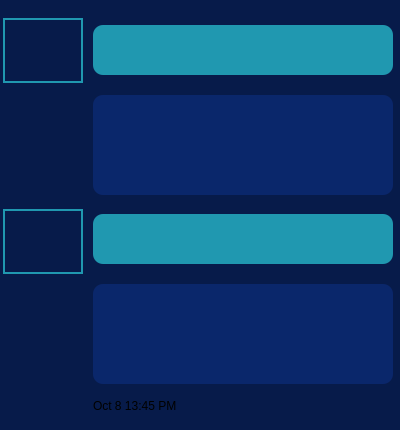
<?xml version="1.0" encoding="UTF-8"?>
<ui version="4.0">
 <class>MainWindow</class>
 <widget class="QMainWindow" name="MainWindow">
  <property name="enabled">
   <bool>true</bool>
  </property>
  <property name="geometry">
   <rect>
    <x>0</x>
    <y>0</y>
    <width>400</width>
    <height>430</height>
   </rect>
  </property>
  <property name="sizePolicy">
   <sizepolicy hsizetype="Fixed" vsizetype="Fixed">
    <horstretch>0</horstretch>
    <verstretch>0</verstretch>
   </sizepolicy>
  </property>
  <property name="minimumSize">
   <size>
    <width>400</width>
    <height>430</height>
   </size>
  </property>
  <property name="maximumSize">
   <size>
    <width>400</width>
    <height>430</height>
   </size>
  </property>
  <property name="focusPolicy">
   <enum>Qt::FocusPolicy::TabFocus</enum>
  </property>
  <property name="contextMenuPolicy">
   <enum>Qt::ContextMenuPolicy::NoContextMenu</enum>
  </property>
  <property name="acceptDrops">
   <bool>true</bool>
  </property>
  <property name="windowTitle">
   <string>ExchangeRate</string>
  </property>
  <property name="autoFillBackground">
   <bool>false</bool>
  </property>
  <property name="styleSheet">
   <string notr="true">QMainWindow {
		background-color: #3d3d3d;
		border: none;
		margin: 0px;
		padding: 0px;
}</string>
  </property>
  <property name="documentMode">
   <bool>false</bool>
  </property>
  <property name="tabShape">
   <enum>QTabWidget::TabShape::Rounded</enum>
  </property>
  <property name="dockNestingEnabled">
   <bool>false</bool>
  </property>
  <property name="unifiedTitleAndToolBarOnMac">
   <bool>false</bool>
  </property>
  <widget class="QWidget" name="centralwidget">
   <property name="minimumSize">
    <size>
     <width>300</width>
     <height>300</height>
    </size>
   </property>
   <property name="maximumSize">
    <size>
     <width>500</width>
     <height>500</height>
    </size>
   </property>
   <property name="autoFillBackground">
    <bool>false</bool>
   </property>
   <property name="styleSheet">
    <string notr="true">QWidget {
		background-color: #071b4a;
		border: none;
}</string>
   </property>
   <property name="inputMethodHints">
    <set>Qt::InputMethodHint::ImhNone</set>
   </property>
   <layout class="QGridLayout" name="gridLayout">
    <property name="sizeConstraint">
     <enum>QLayout::SizeConstraint::SetDefaultConstraint</enum>
    </property>
    <property name="leftMargin">
     <number>1</number>
    </property>
    <property name="topMargin">
     <number>6</number>
    </property>
    <property name="rightMargin">
     <number>3</number>
    </property>
    <property name="bottomMargin">
     <number>2</number>
    </property>
    <property name="horizontalSpacing">
     <number>8</number>
    </property>
    <property name="verticalSpacing">
     <number>0</number>
    </property>
    <item row="5" column="1">
     <widget class="QLineEdit" name="coin2_Edit">
      <property name="minimumSize">
       <size>
        <width>300</width>
        <height>100</height>
       </size>
      </property>
      <property name="maximumSize">
       <size>
        <width>300</width>
        <height>100</height>
       </size>
      </property>
      <property name="font">
       <font>
        <pointsize>41</pointsize>
       </font>
      </property>
      <property name="styleSheet">
       <string notr="true">QLineEdit {
		background-color:  #0a276b;
		/*border: 2px solid #2d2d2d;*/
		border-radius: 10px;
} </string>
      </property>
     </widget>
    </item>
    <item row="4" column="1">
     <widget class="QComboBox" name="combo_bottom">
      <property name="enabled">
       <bool>true</bool>
      </property>
      <property name="sizePolicy">
       <sizepolicy hsizetype="Preferred" vsizetype="Preferred">
        <horstretch>0</horstretch>
        <verstretch>9</verstretch>
       </sizepolicy>
      </property>
      <property name="minimumSize">
       <size>
        <width>300</width>
        <height>50</height>
       </size>
      </property>
      <property name="maximumSize">
       <size>
        <width>300</width>
        <height>50</height>
       </size>
      </property>
      <property name="toolTipDuration">
       <number>-1</number>
      </property>
      <property name="layoutDirection">
       <enum>Qt::LayoutDirection::LeftToRight</enum>
      </property>
      <property name="styleSheet">
       <string notr="true">QComboBox {
		background-color: #2098b0;
		border-radius: 10px;
		padding: 17px;
	
}

QComboBox::drop-down {
		border: none;
}

QComboBox::down-arrow {
	image: url(/home/bento/Documents/Linux/python/pyqt5/exchangerate/icons/down_arrow_icon.png);
	width: 24px;
	height: 24px;
	padding-right: 23px;
}</string>
      </property>
      <property name="editable">
       <bool>false</bool>
      </property>
      <property name="currentText">
       <string/>
      </property>
      <property name="maxVisibleItems">
       <number>80</number>
      </property>
      <property name="sizeAdjustPolicy">
       <enum>QComboBox::SizeAdjustPolicy::AdjustToContents</enum>
      </property>
     </widget>
    </item>
    <item row="2" column="1">
     <widget class="QLineEdit" name="coin1_Edit">
      <property name="sizePolicy">
       <sizepolicy hsizetype="Expanding" vsizetype="Fixed">
        <horstretch>30</horstretch>
        <verstretch>10</verstretch>
       </sizepolicy>
      </property>
      <property name="minimumSize">
       <size>
        <width>300</width>
        <height>100</height>
       </size>
      </property>
      <property name="maximumSize">
       <size>
        <width>300</width>
        <height>100</height>
       </size>
      </property>
      <property name="sizeIncrement">
       <size>
        <width>20</width>
        <height>20</height>
       </size>
      </property>
      <property name="baseSize">
       <size>
        <width>20</width>
        <height>20</height>
       </size>
      </property>
      <property name="font">
       <font>
        <pointsize>50</pointsize>
       </font>
      </property>
      <property name="styleSheet">
       <string notr="true">QLineEdit {
		background-color:  #0a276b;
		/*border: 2px solid #2d2d2d;*/
		border-radius: 10px;
} </string>
      </property>
     </widget>
    </item>
    <item row="1" column="1">
     <widget class="QComboBox" name="combo_top">
      <property name="sizePolicy">
       <sizepolicy hsizetype="Preferred" vsizetype="Preferred">
        <horstretch>0</horstretch>
        <verstretch>9</verstretch>
       </sizepolicy>
      </property>
      <property name="minimumSize">
       <size>
        <width>300</width>
        <height>50</height>
       </size>
      </property>
      <property name="maximumSize">
       <size>
        <width>300</width>
        <height>50</height>
       </size>
      </property>
      <property name="styleSheet">
       <string notr="true">QComboBox {
		background-color: #2098b0;
		border-radius: 10px;
		padding: 17px;
	
}

QComboBox::drop-down {
		border: none;
}

QComboBox::down-arrow {
	image: url(/home/bento/Documents/Linux/python/pyqt5/exchangerate/icons/down_arrow_icon.png);
	width: 24px;
	height: 24px;
	padding-right: 23px;
}</string>
      </property>
      <property name="editable">
       <bool>false</bool>
      </property>
      <property name="currentText">
       <string/>
      </property>
      <property name="maxVisibleItems">
       <number>80</number>
      </property>
      <property name="sizeAdjustPolicy">
       <enum>QComboBox::SizeAdjustPolicy::AdjustToContents</enum>
      </property>
      <property name="iconSize">
       <size>
        <width>16</width>
        <height>16</height>
       </size>
      </property>
     </widget>
    </item>
    <item row="1" column="0">
     <widget class="QLabel" name="flag_top">
      <property name="minimumSize">
       <size>
        <width>80</width>
        <height>65</height>
       </size>
      </property>
      <property name="maximumSize">
       <size>
        <width>80</width>
        <height>65</height>
       </size>
      </property>
      <property name="styleSheet">
       <string notr="true">QLabel {
	border: 2px solid #2098b0;

}</string>
      </property>
      <property name="frameShape">
       <enum>QFrame::Shape::NoFrame</enum>
      </property>
      <property name="text">
       <string/>
      </property>
      <property name="pixmap">
       <pixmap>country-flags-main/png100px/br.png</pixmap>
      </property>
      <property name="scaledContents">
       <bool>true</bool>
      </property>
     </widget>
    </item>
    <item row="4" column="0">
     <widget class="QLabel" name="flag_bottom">
      <property name="minimumSize">
       <size>
        <width>80</width>
        <height>65</height>
       </size>
      </property>
      <property name="maximumSize">
       <size>
        <width>80</width>
        <height>60</height>
       </size>
      </property>
      <property name="autoFillBackground">
       <bool>false</bool>
      </property>
      <property name="styleSheet">
       <string notr="true">QLabel {
	border: 2px solid #2098b0;

}</string>
      </property>
      <property name="frameShape">
       <enum>QFrame::Shape::NoFrame</enum>
      </property>
      <property name="text">
       <string/>
      </property>
      <property name="pixmap">
       <pixmap>country-flags-main/svg/us.svg</pixmap>
      </property>
      <property name="scaledContents">
       <bool>true</bool>
      </property>
     </widget>
    </item>
    <item row="7" column="1">
     <widget class="QLabel" name="clock_label">
      <property name="sizePolicy">
       <sizepolicy hsizetype="Preferred" vsizetype="Fixed">
        <horstretch>0</horstretch>
        <verstretch>0</verstretch>
       </sizepolicy>
      </property>
      <property name="minimumSize">
       <size>
        <width>120</width>
        <height>20</height>
       </size>
      </property>
      <property name="maximumSize">
       <size>
        <width>120</width>
        <height>20</height>
       </size>
      </property>
      <property name="text">
       <string>Oct 8 13:45 PM</string>
      </property>
     </widget>
    </item>
   </layout>
  </widget>
 </widget>
 <resources/>
 <connections/>
</ui>
